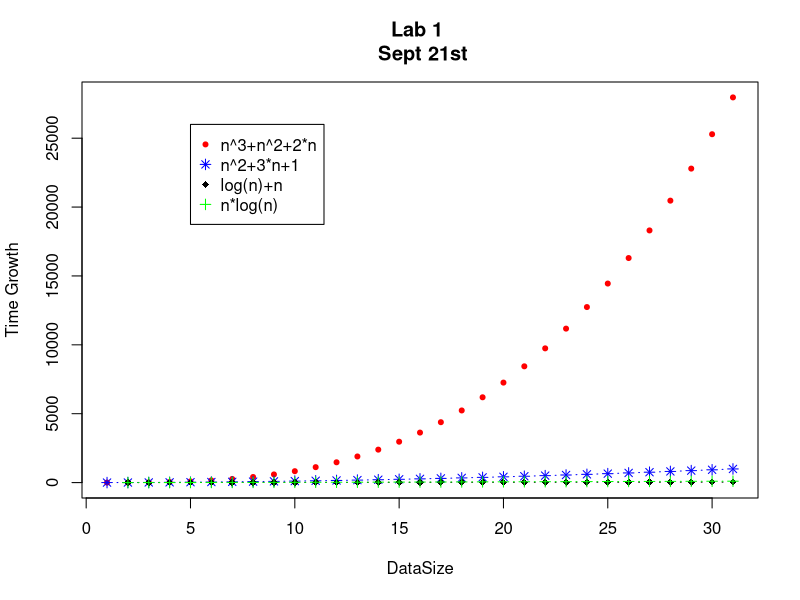
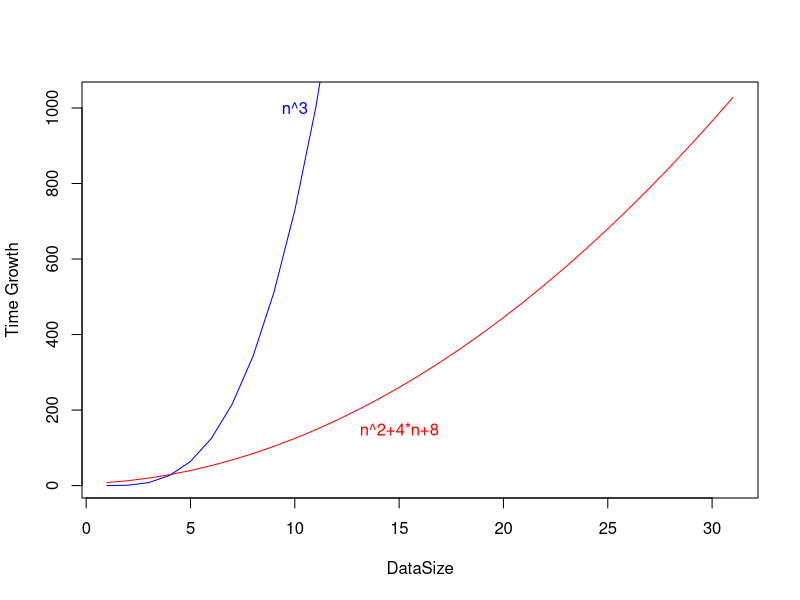
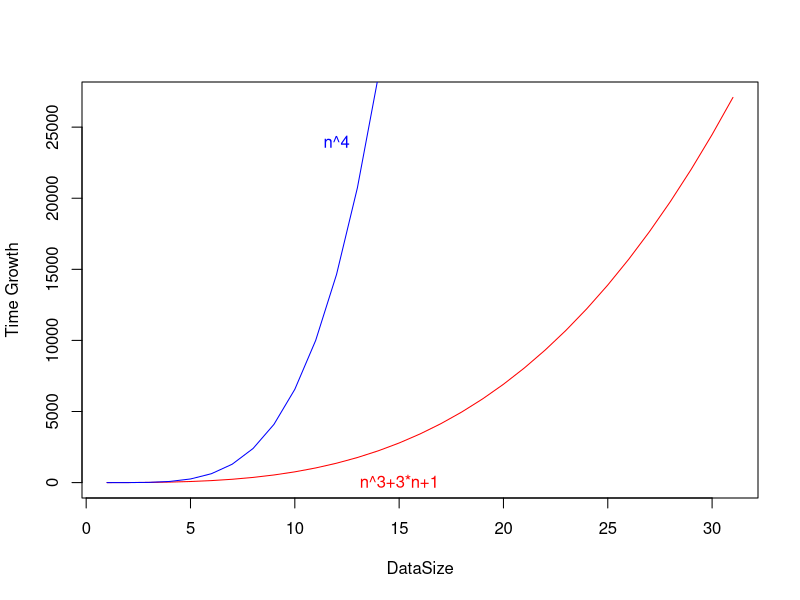
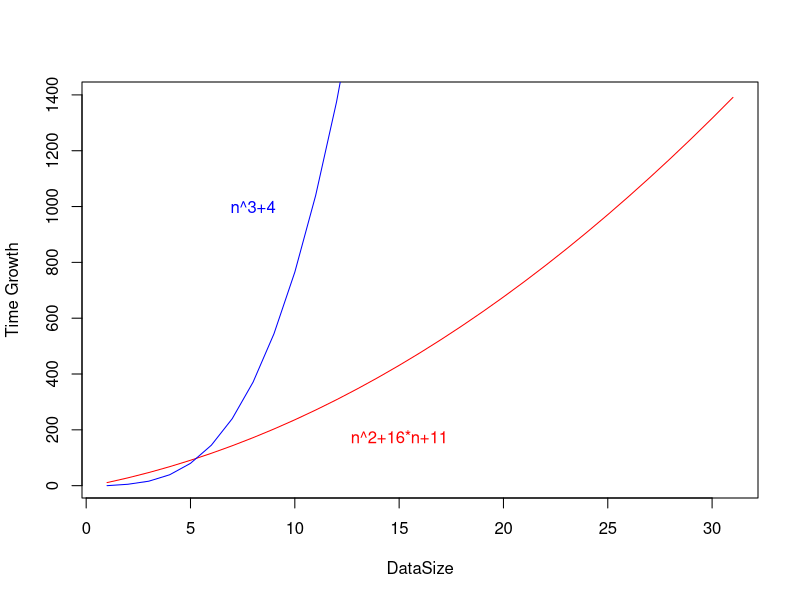
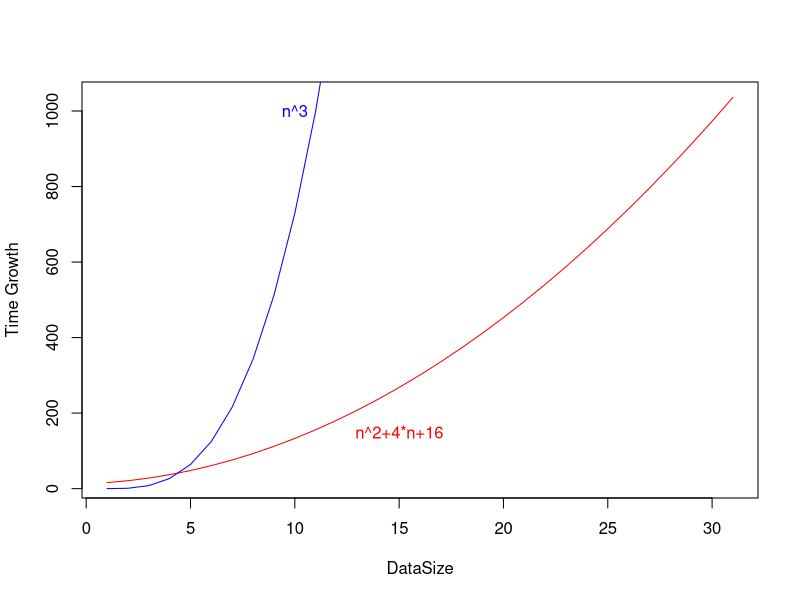

Here is the R script that generated these plots, in order:
n<-0:30
m<-c("n^3+n^2+2*n","n^2+3*n+1","log(n)+n","n*log(n)")
s<-c("red","blue","black","green")
v<-c(20,8,18,3)
v1<-c("-","-")

plot(n^3+n^2+2*n,pch=v[1],xlab="DataSize",ylab="Time Growth",col=s[1])

lines(n^2+3*n+1,type = "b", pch = v[2], col = s[2])
lines(log(n)+n,type = "b", pch = v[3],col=s[3])
lines(n*log(n),type = "b", pch = v[4],col=s[4])

title("Lab 1 \n Sept 21st" )
legend(5,26000,col=s,m,pch=v)

x11()
plot(n^2+4*n+8,type = "l",xlab="DataSize",ylab="Time Growth",col=s[1])
lines(n^3,col=s[2])
text(x=15, y=150,label="n^2+4*n+8",col=s[1])
text(x=10, y=1000,label="n^3",col=s[2])

x11()
plot(n^3+3*n+1,type = "l",xlab="DataSize",ylab="Time Growth",col=s[1])
lines(n^4,col=s[2])
text(x=15, y=100,label="n^3+3*n+1",col=s[1])
text(x=12, y=24000,label="n^4",col=s[2])

x11()
plot(n^2+16*n+11,type = "l",xlab="DataSize",ylab="Time Growth",col=s[1])
lines(n^3+4*n,col=s[2])
text(x=15, y=175,label="n^2+16*n+11",col=s[1])
text(x=8, y=1000,label="n^3+4",col=s[2])

x11()
plot(n^2+4*n+16,type = "l",xlab="DataSize",ylab="Time Growth",col=s[1])
lines(n^3,col=s[2])
text(x=15, y=150,label="n^2+4*n+16",col=s[1])
text(x=10, y=1000,label="n^3",col=s[2])
